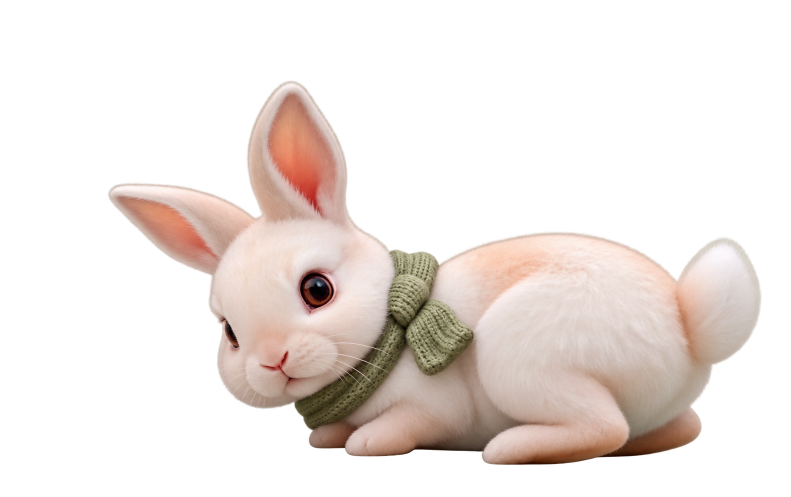
#> input picture assets-source/rabbit/ear-donor.png, 1582 x 994 px, given in place of frame-0362.png, which was not available (shown at 1/2 size)
$ python match-rabbit-grade.py
#> lines starting #> are read from the running program, lines starting #| are printed output that depends on the picture; after the words box and inside, x2 and y2 are one past the last pixel; in counts of white or black regions, pixels touching at a corner belong together; pictures that were not available may be replaced by others from this repository, and a replacement may not be noted
#!/usr/bin/env python3
"""Fixed, monotone photometric LUT for the accepted roll; no geometry or alpha edits.
Fit once on eroded/opaque fur and scarf quantile anchors from the two joins.
Render RGB with ffmpeg lut3d; original 362-frame source is never modified.
"""
from pathlib import Path
import argparse,json,subprocess
import numpy as np
from PIL import Image,ImageDraw
ROOT=Path(__file__).resolve().parents[1]
W=ROOT/'evidence/momo013'; W.mkdir(parents=True,exist_ok=True)
Q=[.1,.25,.5,.75,.9]
def rgba(p):return np.asarray(Image.open(p).convert('RGBA'),dtype=np.float64)/255

def masks(a):
 rgb=a[...,:3];r,g,b=rgb.transpose(2,0,1);l=rgb.mean(2);o=a[...,3]>.97
#> after `rgb = a[..., :3]`:
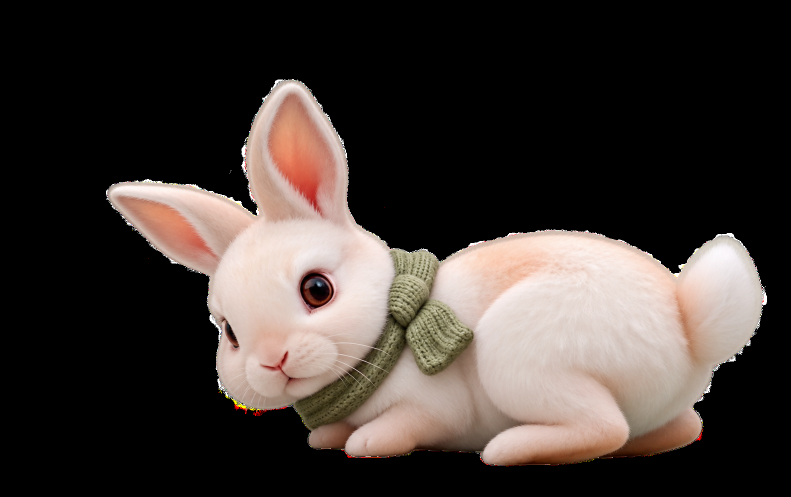
#> rgb: shape (994, 1582, 3) float64 (shown at 1/2 size); mean R, G, B 0.255, 0.223, 0.206
#> after `r, g, b = rgb.transpose(2, 0, 1)`:
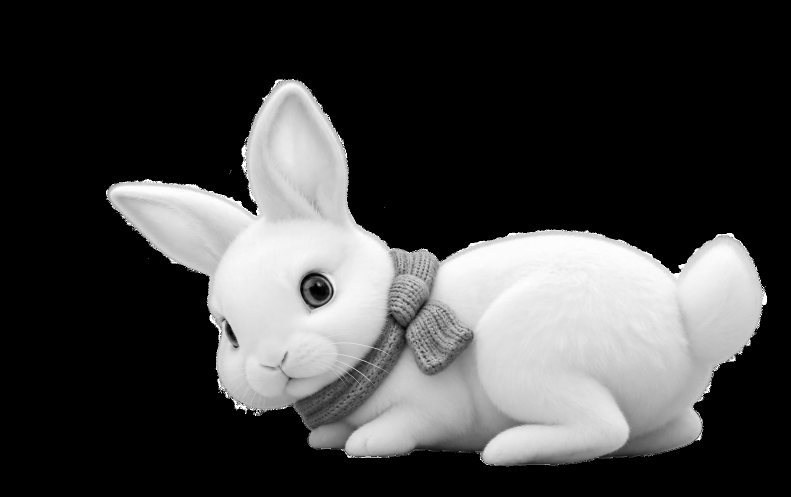
#> r: shape (994, 1582) float64 (shown at 1/2 size); min 0, max 1, mean 0.255
#> after `r, g, b = rgb.transpose(2, 0, 1)`:
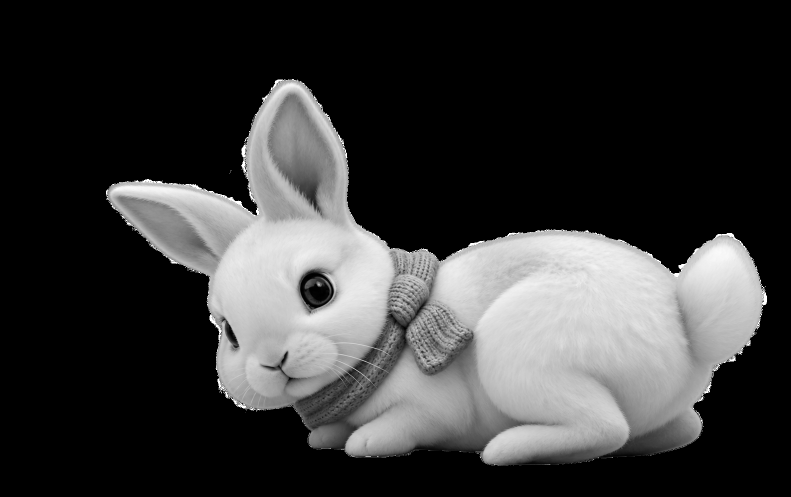
#> g: shape (994, 1582) float64 (shown at 1/2 size); min 0, max 1, mean 0.223
#> after `r, g, b = rgb.transpose(2, 0, 1)`:
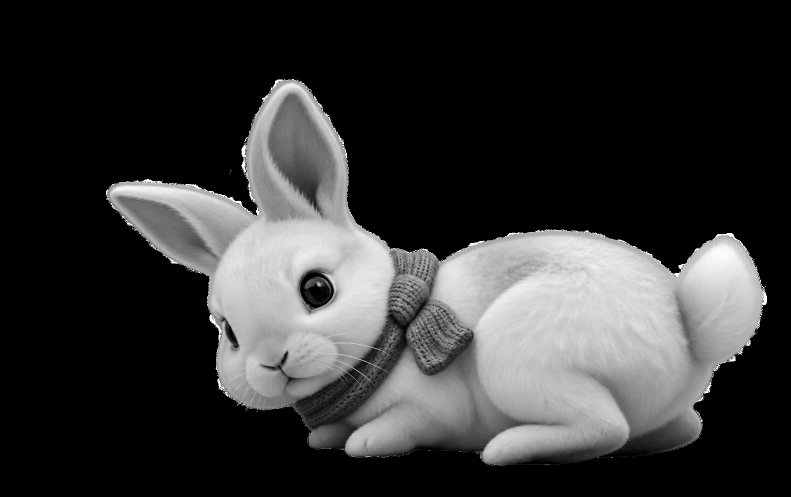
#> b: shape (994, 1582) float64 (shown at 1/2 size); min 0, max 1, mean 0.206
#> after `o = a[..., 3] > 0.97`:
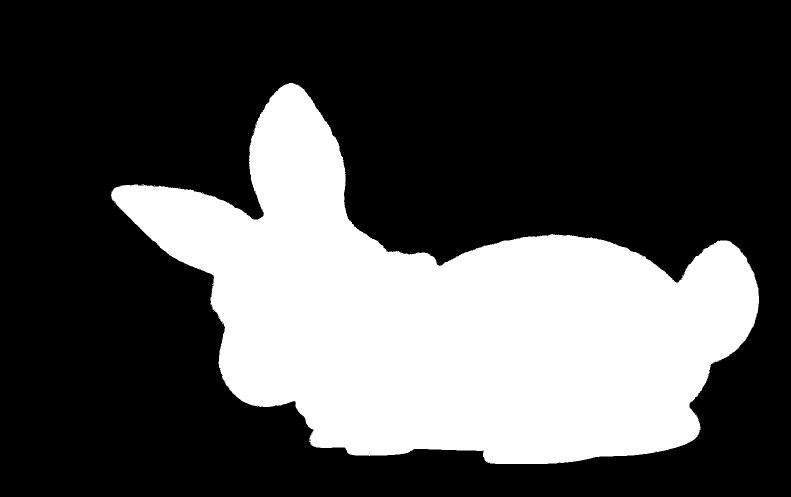
#> o: shape (994, 1582) bool (shown at 1/2 size); 30.8% white; 9 white regions (8 under 20 px), largest, box (x1, y1, x2, y2) and area: (222, 166, 1518, 928) 483961
 return {'fur':o&(r>.3)&(np.ptp(rgb,axis=2)<.2)&(l>.38),
         'scarf':o&(g>r*.93)&(g>b*1.08)&(l<.6)}
def stats(a,selection):
 return {name:{'pixels':int(m.sum()),'rgbQuantiles':np.quantile(a[...,:3][m],Q,axis=0).tolist()} for name,m in selection.items()}
def diff(a,b):return float(np.abs(np.array(a)-np.array(b)).mean())
def main():
 p=argparse.ArgumentParser();p.add_argument('--skip-render',action='store_true');args=p.parse_args()
 pairs=[('entry',ROOT/'evidence/momo006/asset-rgba/frame-0362.png',20),('exit',ROOT/'evidence/momo006/asset-rgba/frame-0002.png',112)]
 anchors=[];src=[];dst=[]
 for name,original,n in pairs:
  ref=rgba(original);gen=rgba(ROOT/f'evidence/momo011/frames/frame-{363+n-20:04d}.png');rm=masks(ref);gm=masks(gen)
#> after `rm = masks(ref)`: rm = 2 items
#> after `gm = masks(gen)`: gm = 2 items
  rs=stats(ref,rm);gs=stats(gen,gm)
#> after `rs = stats(ref, rm)`: rs = 2 items
#> after `gs = stats(gen, gm)`: gs = 2 items
  src.extend(np.concatenate([gs[k]['rgbQuantiles'] for k in ('fur','scarf')]))
  dst.extend(np.concatenate([rs[k]['rgbQuantiles'] for k in ('fur','scarf')]))
  anchors.append((name,original,n,ref,gen,rm,gm,rs,gs))
 src=np.array(src);dst=np.array(dst);coef=[]
 for c in range(3):
  x=src[:,c];A=np.stack([x*(1-x),x*x*(1-x)],1);coef.append(np.linalg.lstsq(A,dst[:,c]-x,rcond=None)[0])
 coef=np.array(coef)
 def transform(rgb):return np.clip(rgb+rgb*(1-rgb)*(coef[:,0]+coef[:,1]*rgb),0,1)
 values=np.linspace(0,1,4097)[:,None]*np.ones((1,3));assert np.diff(transform(values),axis=0).min()>0
 cube=W/'color-match-fixed.cube';size=65
 with cube.open('w') as f:
  f.write('# Fixed monotone RGB match. Identical LUT for every generated frame.\nTITLE "Momo original-fur match"\nLUT_3D_SIZE 65\nDOMAIN_MIN 0 0 0\nDOMAIN_MAX 1 1 1\n')
  for b in np.linspace(0,1,size):
   for g in np.linspace(0,1,size):
    for r in np.linspace(0,1,size):f.write(' '.join(f'{v:.9f}' for v in transform(np.array([r,g,b])))+'\n')
 out=W/'color-frames';out.mkdir(exist_ok=True)
 if not args.skip_render:
  subprocess.run(['ffmpeg','-hide_banner','-loglevel','error','-y','-start_number','20','-i',str(ROOT/'evidence/momo010/frames/frame-%04d.png'),'-frames:v','105','-vf',f'lut3d=file={cube}:interp=tetrahedral','-pix_fmt','rgb24','-start_number','20',str(out/'frame-%04d.png')],check=True)
 panel=Image.new('RGB',(3*250,2*260),'#eef1e8');draw=ImageDraw.Draw(panel);report=[]
 for row,(name,original,n,ref,gen,rm,gm,rs,gs) in enumerate(anchors):
  rgb=np.asarray(Image.open(out/f'frame-{n:04d}.png').convert('RGB'),dtype=np.float64)/255
  graded=np.concatenate([rgb,gen[...,3:]],2);cs=stats(graded,gm)
  measured={k:{'beforeMeanAbsoluteQuantileRgbDifference':diff(gs[k]['rgbQuantiles'],rs[k]['rgbQuantiles']),'afterMeanAbsoluteQuantileRgbDifference':diff(cs[k]['rgbQuantiles'],rs[k]['rgbQuantiles'])} for k in ('fur','scarf')}
  report.append({'join':name,'generatedSourceFrame':n,'reference':str(original.relative_to(ROOT)),'referenceStats':rs,'beforeStats':gs,'afterStats':cs,'materialQuantileDifference':measured,'materialHighlightSpread':{k:{label:(np.array(st[k]['rgbQuantiles'])[4]-np.array(st[k]['rgbQuantiles'])[2]).tolist() for label,st in [('referenceStats',rs),('beforeStats',gs),('afterStats',cs)]} for k in ('fur','scarf')}})
  delta=np.abs(graded[...,:3]-gen[...,:3]); print(name, measured)
  for col,(im,label) in enumerate([(Image.open(original),'original reference'),(Image.fromarray(np.uint8(gen*255)),'generated before'),(Image.fromarray(np.uint8(graded*255)),'generated fixed LUT')]):
   im.thumbnail((240,225));x=col*250;y=row*260;panel.paste(im,(x+(250-im.width)//2,y),im if im.mode=='RGBA' else None);draw.text((x+5,y+232),name+': '+label,fill='#26382b')
 panel.save(W/'color-before-after.jpg',quality=95)
 (W/'color-metrics.json').write_text(json.dumps({'method':'Fixed monotone per-channel cubic rendered as one 65-cube RGB LUT; coefficients fitted once to fur/scarf 10th,25th,50th,75th,90th percentiles at entry/exit. Identical transform for all generated frames. No geometry, alpha or per-frame auto exposure.','formula':'y=x+x*(1-x)*(a+b*x)','coefficientsRGB':coef.tolist(),'anchors':report,'limits':['Material quantiles reduce shape/pose confounding but are not spatially matched photometry.','Generated fur detail and directional specular reflections differ; fixed grading cannot manufacture source texture or correct geometry.','Original source unchanged; grading only generated range 20..124 and replayed tail.']},indent=2)+'\n')
#> (the run stopped early here; a loop or call above may not have finished)
